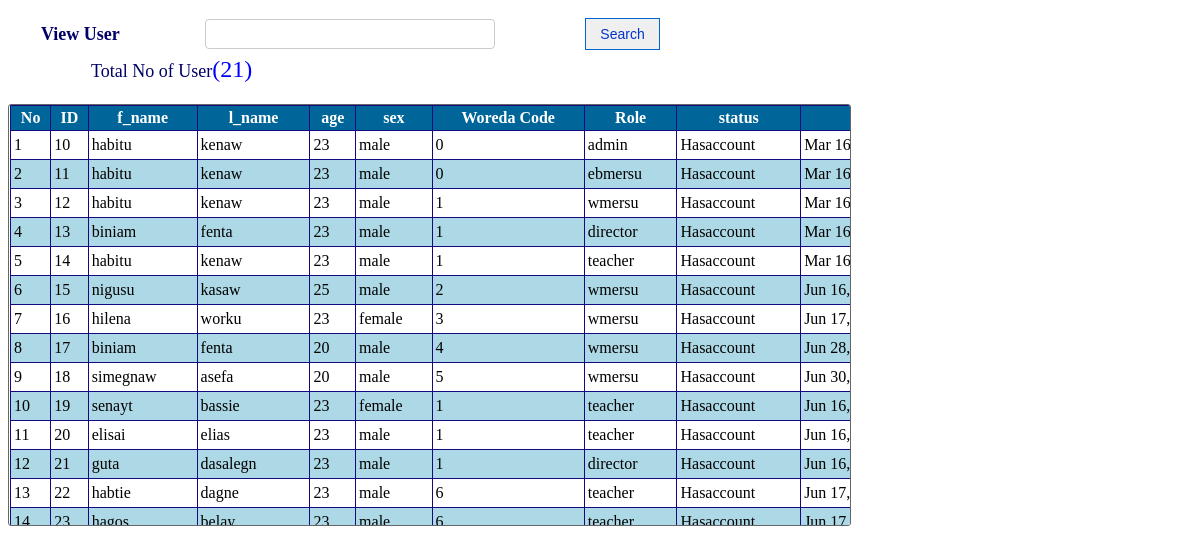
The page /admin/view_man.php on the database its author committed.
### tables this page shows
CREATE TABLE `user` (
  `u_id` int(11) NOT NULL,
  `fname` varchar(100) NOT NULL,
  `lname` text NOT NULL,
  `age` int(11) NOT NULL,
  `sex` varchar(10) NOT NULL,
  `wcode` int(11) NOT NULL,
  `role` varchar(100) NOT NULL,
  `status` varchar(40) NOT NULL,
  `date` date NOT NULL
);

### admin/view_man.php (the view, shortened to what this page needs)
<!DOCTYPE html PUBLIC "-//W3C//DTD XHTML 1.0 Transitional//EN" "http://www.w3.org/TR/xhtml1/DTD/xhtml1-transitional.dtd">
<html xmlns="http://www.w3.org/1999/xhtml">
<head>
<link rel="stylesheet" type="text/css" href="css/style_view.css" />
</head>
<body>
<div id="style_div" >
<form method="post">
<table width="730">
	<tr>
    	<td width="190px" style="font-size:18px; color:#006; text-indent:30px;"><b>View User</b></td>
        <td>
        	<input type="text" name="searchtxt" title="Enter ID for search " class="search" autocomplete="off"/>
        </td>
        <td style="float:right">
        	<input style="width:75px; margin-right: 75px;" type="submit" name="btnsearch" value="Search" id="button-search" title="Search User" />
        </td>
    </tr>
</table>
<table>
	<tr>
	<?php
	$user=mysqli_query($conn,"SELECT * FROM user");
	$count = mysqli_num_rows($user);
	?>
	<td style="font-size:18px; color:#006; text-indent:80px;">Total No of User<font size="5px" color="blue" >(<?php echo $count?>)</font></td>
</tr>
</table>
</form>
</div>
<br />
<div id="content-input">
<form method="post">
     <table border="1" width="1050px" align="center" cellpadding="3" class="mytable" cellspacing="0">
        <tr>
            <th>No</th>
			<th>ID</th>
			<th>f_name</th>
			<th>l_name</th>
			<th>age</th>
			<th>sex</th>
			<th>Woreda Code</th>
			<th>Role</th>
			<th>status</th>
			<th>date</th>
        </tr>
        <?php
	$key="";
	if($key !="")
		$sql_sel=mysqli_query($conn,"SELECT * FROM user where u_id  like '%$key%' or fname like '%$key%'");
	else
		 $sql_sel=mysqli_query($conn,"SELECT * FROM user");
    $i=0;
    while($row=mysqli_fetch_array($sql_sel)){
    $i++;
    $color=($i%2==0)?"lightblue":"white";
    ?>
      <tr bgcolor="<?php echo $color?>">
            <td><?php echo $i;?></td>
			<td><?php echo $row['u_id'];?></td>
            <td><?php echo $row['fname'];?></td>
            <td><?php echo $row['lname'];?></td>
			<td><?php echo $row['age'];?></td>
			<td><?php echo $row['sex'];?></td>
			<td><?php echo $row['wcode'];?></td>
			<td><?php echo $row['role'];?></td>
			<td><?php echo $row['status'];?></td>
            <td><?php echo date("M d, Y ",strtotime($row['date'])); ?></span></td>
        </tr>
    <?php
    }
    ?>
    </table>
</form>
</div>
</body>
</html>

### admin/css/style_view.css (style rules this page uses)
#style_div { height:auto; margin-top:15px; }
#content-input { width:840px; height:420px; border:1px solid #666; float:left; padding-left:1px; border-radius: 3px 3px 3px 3px; overflow: auto; }
#button-search { font-family:Arial, Helvetica, sans-serif; font-size:14px; width:100px; height:32px; float:right; margin-right:10px; repeat-x top center; border: 1px solid #06C; -moz-border-radius: 5px; color:#03C; }
.search { padding:4px; border:1px #CCC solid; border-radius: 4px 4px 4px 4px; -moz-border-radius: 8px; background:#FFF; color:#006; font-family:Arial, Helvetica, sans-serif; font-size:16px; width:280px; height:20px; float:left; }
.mytable { border-collapse:collapse; border:#036 1px solid; }
.mytable tr th { background:#069; border:#120A7E 1px solid; color:#FFF; font-family:"Times New Roman", Times, serif; }
.mytable tr td { font-family:"Times New Roman", Times, serif; border:#120A7E 1px solid; }

### rows shown on the page
user: u_id "10", fname "habitu", lname "kenaw", age "23", sex "male", wcode "0", role "admin", status "Hasaccount", date "Mar…"
user: u_id "11", fname "habitu", lname "kenaw", age "23", sex "male", wcode "0", role "ebmersu", status "Hasaccount", date "Mar…"
user: u_id "12", fname "habitu", lname "kenaw", age "23", sex "male", wcode "1", role "wmersu", status "Hasaccount", date "Mar…"
user: u_id "13", fname "biniam", lname "fenta", age "23", sex "male", wcode "1", role "director", status "Hasaccount", date "Mar…"
user: u_id "14", fname "habitu", lname "kenaw", age "23", sex "male", wcode "1", role "teacher", status "Hasaccount", date "Mar…"
user: u_id "15", fname "nigusu", lname "kasaw", age "25", sex "male", wcode "2", role "wmersu", status "Hasaccount", date "Jun 16,…"
user: u_id "16", fname "hilena", lname "worku", age "23", sex "female", wcode "3", role "wmersu", status "Hasaccount", date "Jun 17,…"
user: u_id "17", fname "biniam", lname "fenta", age "20", sex "male", wcode "4", role "wmersu", status "Hasaccount", date "Jun 28,…"
user: u_id "18", fname "simegnaw", lname "asefa", age "20", sex "male", wcode "5", role "wmersu", status "Hasaccount", date "Jun 30,…"
user: u_id "19", fname "senayt", lname "bassie", age "23", sex "female", wcode "1", role "teacher", status "Hasaccount", date "Jun 16,…"
user: u_id "20", fname "elisai", lname "elias", age "23", sex "male", wcode "1", role "teacher", status "Hasaccount", date "Jun 16,…"
user: u_id "21", fname "guta", lname "dasalegn", age "23", sex "male", wcode "1", role "director", status "Hasaccount", date "Jun 16,…"
user: u_id "22", fname "habtie", lname "dagne", age "23", sex "male", wcode "6", role "teacher", status "Hasaccount", date "Jun 17,…"
user: u_id "23", fname "hagos", lname "belay", age "23", sex "male", wcode "6", role "teacher", status "Hasaccount", date "Jun 17,…"

### other values the page prints
$count "21"
